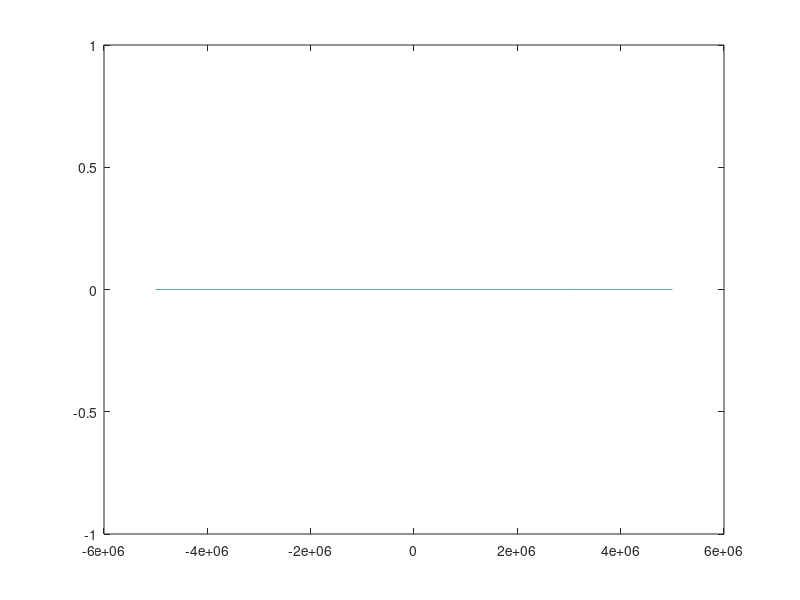

Here is the MATLAB script that generated this plot:
% code for HW 4 Presentation
% heat flow due to a plume

n = 2^12;
x = linspace(-5e6,5e6,n);
y = linspace(-5e6,5e6,n);
z = linspace(0,1e5,n);

kx = -n/2:n/2-1;
ky = -n/2:n/2-1;

vx = 1e-10; % m/s made up value
vy = 0; %assuming 1d plate motion
sigma = 50^3/(2*sqrt(2*log(2))); % m
A = 0.948; % W m^-2
k = 3.3; % W m^-2
kappa = 8e-7; %m^2 s^-1


% define heat source function
q = A*exp(-(x.*x + y.*y)/(2*sigma^2)); % no delta function?

% plot heat source function
figure
plot(x,q)



% take fourier transform of heat source fcn
Q = fftshift(fft2(q));
% define p
p = sqrt( (kx.*kx + ky.*ky) - 1i*(vx.*kx+vy.*ky)/(2*pi*kappa));

%remove singularity in p
sing = find(p==0);
p(sing) = p(sing+1);

% z0 = 1i*p; % so many questions about this???

% define temp function in wavenumber domain
T = Q.*exp(-2*pi.*p.*z)./(2*1i.*p);
% take inverse ft to get temp function in real domain
t = ifft2(fftshift(T));

plot(x,t)

